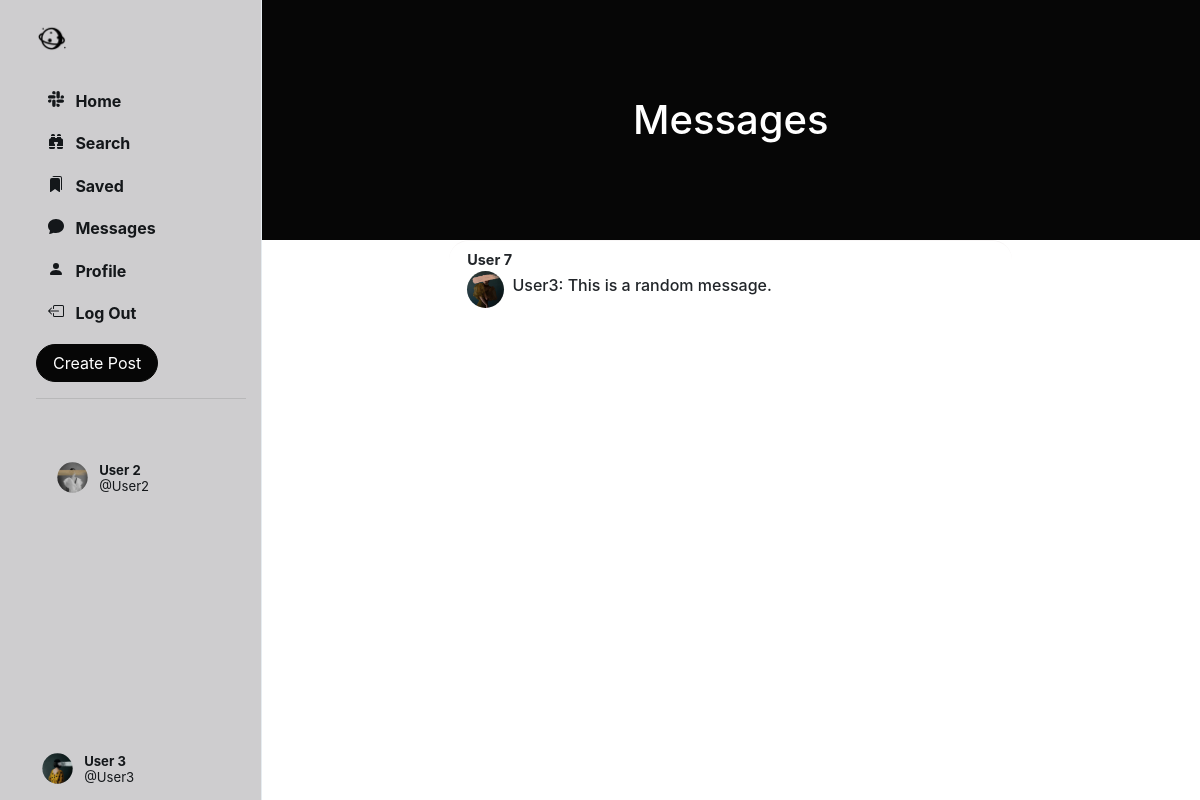
Page /chats/ (signed in) on the earlier database version.
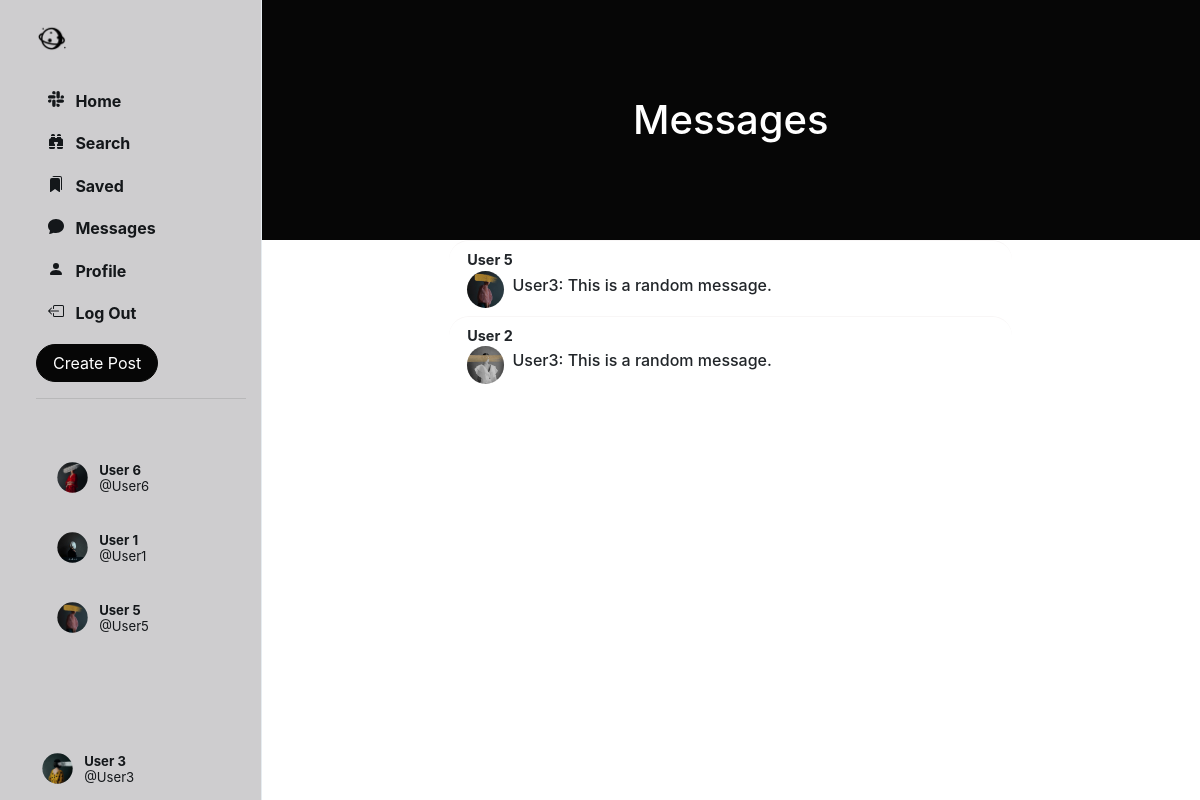
Same page on the later database version.
### Network/models.py (models this page shows, shortened)
class User(AbstractUser):
    profile_pic = models.ImageField(upload_to='profile_pic/')
    bio = models.TextField(max_length=160, blank=True, null=True)
    cover = models.ImageField(upload_to='covers/', blank=True)
    follows = models.ManyToManyField("self", related_name="followed_by", symmetrical=False, blank=True)
    def get_suggested_followers(self):
        followed_users = self.follows.all()
        suggested_users = User.objects.exclude(id=self.id).exclude(id__in=followed_users).filter(
            followed_by__in=followed_users)
        suggested_users = suggested_users.annotate(num_my_followers=Count('followed_by__follows')).order_by(
            '-num_my_followers')[:5]
        return suggested_users

class Chat(models.Model):
    participants = models.ManyToManyField(User, related_name='chats')
    last_updated = models.DateTimeField(auto_now=True)

class Message(models.Model):
    chat = models.ForeignKey(Chat, on_delete=models.CASCADE, related_name='messages')
    sender = models.ForeignKey(User, on_delete=models.CASCADE, related_name='sent_messages')
    content = models.TextField()
    timestamp = models.DateTimeField(auto_now_add=True)

### Network/views.py (the view)
# urls.py: path('chats/', views.chats, name='chats'),
@login_required(login_url='login/')
def chats(request):
    user = User.objects.get(id=request.user.id)
    suggestions = user.get_suggested_followers()
    chats_list = Chat.objects.filter(participants=request.user).order_by("-last_updated")
    return render(request=request, template_name='chats.html', context={
        'chats': chats_list,
        'suggestions': suggestions
    })

### Network/templates/chats.html (shortened to what the changed rows need)
{% extends 'index.html' %}
{% load static %}
    {% block chats %}
        <header class="py-5" id="home-header">
            <div class="container px-4 px-lg-5 my-5">
                <div class="text-center text-white">
                    <h1 class="display-5 fw-bolder">Messages</h1>
                </div>
            </div>
        </header>
        {% for chat in chats %}
            {% if chat.messages.count > 0 %}
                {% with participants=chat.participants.all %}
                    {% if participants.count == 2 %}
                        {% if participants.0 != request.user %}
                            {% with other_participant=participants.0 %}
                                <a data-toggle="modal"
                                   data-target="#chatModal" onclick="get_messages('{{ chat.id }}')">
                                    <div class="chat" data-chat_id="{{ chat.id }}">
                                        <div style="flex: 1">
                                            <div class="chat-main">
                                                <div class="chat-user">
                                                    <div>
                                                        <span style="margin-left: 0"><strong>{{ other_participant.first_name }} {{ other_participant.last_name }}</strong></span>
                                                    </div>
                                                </div>
                                            </div>
                                        </div>
                                        <div>
                                            <div>
                                                <div class="small-profilepic"
                                                     style="background-image: url({{ other_participant.profile_pic.url }})"></div>
                                            </div>
                                            <div class="chat-content">
                                                <h6 class="new-message">{{ chat.messages.last.sender.username }}: {{ chat.messages.last.content }}</h6>
                                            </div>
                                        </div>
                                    </div>
                                </a>
                            {% endwith %}
                        {% else %}
                            {% with other_participant=participants.1 %}
                                <a data-toggle="modal"
                                   data-target="#chatModal" onclick="get_messages('{{ chat.id }}')">
                                    <div class="chat" data-chat_id="{{ chat.id }}">
                                        <div style="flex: 1">
                                            <div class="chat-main">
                                                <div class="chat-user">
                                                    <div>
                                                        <span><strong>{{ other_participant.first_name }} {{ other_participant.last_name }}</strong></span>
                                                    </div>
                                                </div>
                                            </div>
                                        </div>
                                        <div>
                                            <div>
                                                <div class="small-profilepic"
                                                     style="background-image: url({{ other_participant.profile_pic.url }})"></div>
                                            </div>
                                            <div class="chat-content">
                                                <h6 class="new-message">{{ chat.messages.last.sender.username }}: {{ chat.messages.last.content }}</h6>
                                            </div>
                                        </div>
                                    </div>
                                </a>
                            {% endwith %}
                        {% endif %}
                    {% endif %}
                {% endwith %}
            {% endif %}
        {% endfor %}
    {% endblock %}

### Network/templates/sidenav.html (shortened to what the changed rows need)
{% load static %}
<div class="sidenav">
    <div style="height: 100%;">
        <br>
        <br>
        <div class="suggestion">
            {% for suggestion in suggestions %}
                <li class="suggestion-item suggestion-user" id="s-box">
                    <a href="{% url 'profile' suggestion.username %}" class="nav-link">
                        <div class="user_account">
                            <div class="small-profilepic"
                                 style="float: left; background-image: url({{ suggestion.profile_pic.url }});"></div>
                            <div style="height: 2.7vw; margin: auto;">
                                <div style="margin-top: 4px;">
                                    <strong>{{ suggestion.first_name }} {{ suggestion.last_name }}</strong>
                                </div>
                                <div class="grey" style="margin-top: 4px;">
                                    @{{ suggestion.username }}</div>
                            </div>
                        </div>
                    </a>
                </li>
            {% endfor %}
        </div>
    </div>
</div>

Differences in the rows shown:
removed Chat: profile_pic (picture), messages.last.sender.username "User3", messages.last.content "This is a random message."
no longer on this page (row unchanged): User: first_name "User", last_name "7"
no longer on one of the page's lists (row unchanged): User: first_name "User", last_name "2", username "User2"
now on this page (row unchanged): User: profile_pic (picture), first_name "User", last_name "6", username "User6"
now on this page (row edited): User: profile_pic (picture), first_name "User", last_name "1", username "User1"
now on this page (row unchanged): User: profile_pic (picture), first_name "User", last_name "5", username "User5"
added Chat: profile_pic (picture), messages.last.sender.username "User3", messages.last.content "This is a random message."
added Chat: {{ other_participant.first_name }} "User", {{ other_participant.last_name }} "2", profile_pic (picture), messages.last.sender.username "User3", messages.last.content "This is a random message."
